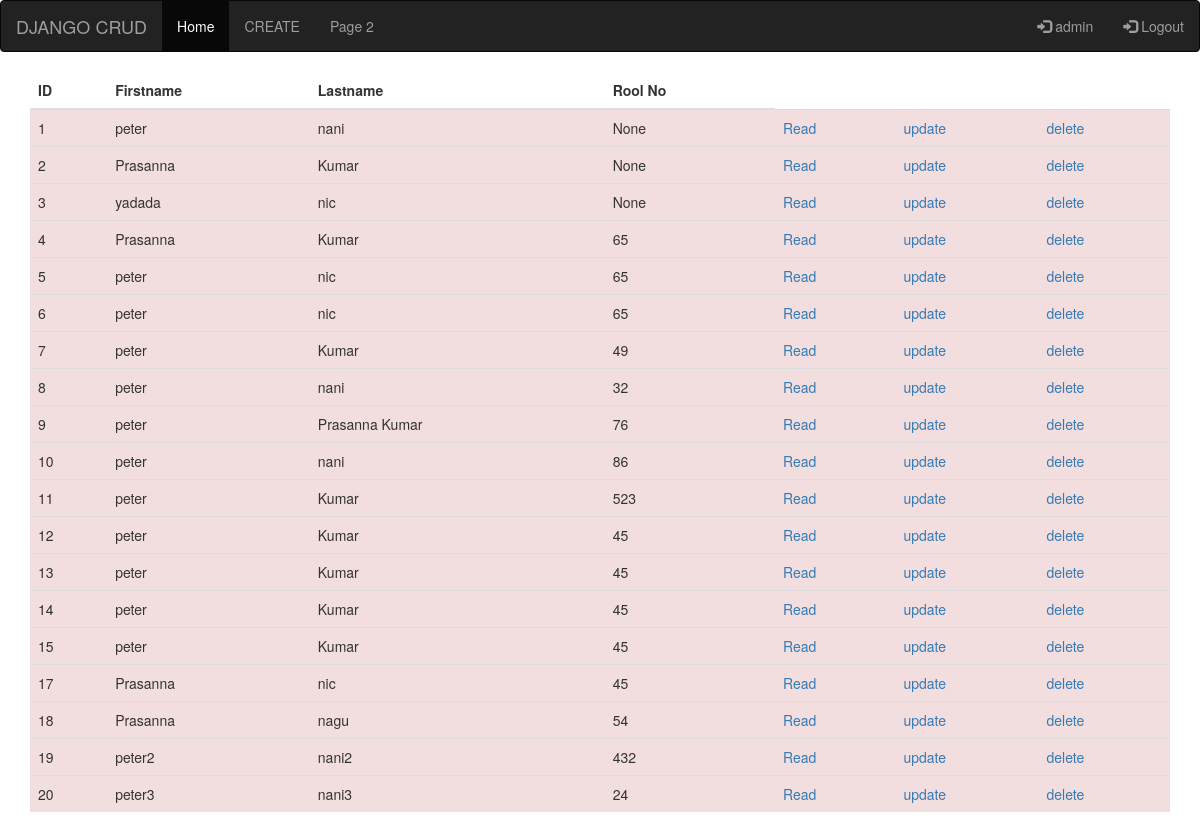
Page /app/home/ (signed in) on the earlier database version.
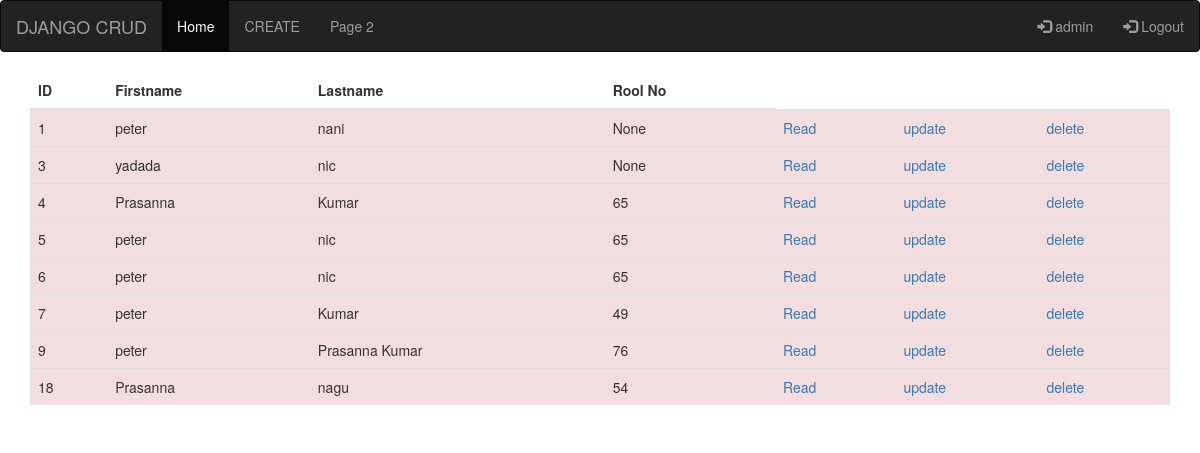
Same page on the later database version.
### app/models.py (models this page shows, shortened)
class Person(models.Model):
    first_name = models.CharField(max_length=30)
    last_name = models.CharField(max_length=30)
    roll_no = models.IntegerField(blank = True, null=True)
    img = models.ImageField(blank=True, upload_to="images/")

### app/views.py (the view)
# urls.py: path('home/', views.home, name='home'),
@login_required(login_url='login')
def home(request):
	dynamicdata = Person.objects.all() #CRUD #ORM
	dynastu = Students.objects.all()
	context = {'dynamic':dynamicdata, 'dyna':dynastu}
	return render(request, 'home.html', context)

### templates/home.html (shortened to what this page needs)
{% extends "base.html" %}
{% load static %}
{% block content %}
<div class="container">
  <table class="table">
    <thead>
      <tr>
        <th>ID</th>
        <th>Firstname</th>
        <th>Lastname</th>
        <th>Rool No</th>
      </tr>
    </thead>
    <tbody>
      {% for i in dynamic %}
      <tr class="danger">
        <td>{{i.id}}</td>
        <td>{{i.first_name}}</td>
        <td>{{i.last_name}}</td>
        <td>{{i.roll_no}}</td>
        <td><a href="{% url 'read' i.id %}">Read</a></td>
        <td><a href="{% url 'update' i.id %}">update</a></td>
        <td><a href="{% url 'delete' i.id %}">delete</a></td>
      </tr>
      {% endfor %}
    </tbody>
  </table>
</div>
{% endblock %}

### templates/base.html (shortened to what this page needs)
{% load static %}
<!DOCTYPE html>
<html lang="en">
<head>
  <link rel="stylesheet" href="https://maxcdn.bootstrapcdn.com/bootstrap/3.4.1/css/bootstrap.min.css">
  <link rel="stylesheet" type="text/css" href="{% static 'css/home.css' %}">
</head>
<body>
	<nav class="navbar navbar-inverse">
	  <div class="container-fluid">
	    <div class="navbar-header">
	      <a class="navbar-brand" href="#">DJANGO CRUD</a>
	    </div>
	    <ul class="nav navbar-nav">
	      <li class="active"><a href="{% url 'home' %}">Home</a></li>
	      <li><a href="{% url 'create' %}">CREATE</a></li>
	      <li><a href="#">Page 2</a></li>
	    </ul>
	    <ul class="nav navbar-nav navbar-right">
	      {% if user.is_authenticated %}
	      	<li><a href="#"><span class="glyphicon glyphicon-log-in"></span> {{ user.get_username }}</a></li>
	      {% else %}
	      	<li><a href="{% url 'login' %}"><span class="glyphicon glyphicon-log-in"></span> Login</a></li>
	      {% endif %}
	      <li><a href="{% url 'logout' %}"><span class="glyphicon glyphicon-log-in"></span> Logout</a></li>
	    </ul>
	  </div>
	</nav>
{% block content %}
{% endblock content %}
</body>
</html>

Differences in the rows shown:
removed Person: id "2", first_name "Prasanna", last_name "Kumar", roll_no "None"
removed Person: id "8", first_name "peter", last_name "nani", roll_no "32"
removed Person: id "10", first_name "peter", last_name "nani", roll_no "86"
removed Person: id "11", first_name "peter", last_name "Kumar", roll_no "523"
removed Person: id "12", first_name "peter", last_name "Kumar", roll_no "45"
removed Person: id "13", first_name "peter", last_name "Kumar", roll_no "45"
removed Person: id "14", first_name "peter", last_name "Kumar", roll_no "45"
removed Person: id "15", first_name "peter", last_name "Kumar", roll_no "45"
removed Person: id "17", first_name "Prasanna", last_name "nic", roll_no "45"
removed Person: id "19", first_name "peter2", last_name "nani2", roll_no "432"
removed Person: id "20", first_name "peter3", last_name "nani3", roll_no "24"
